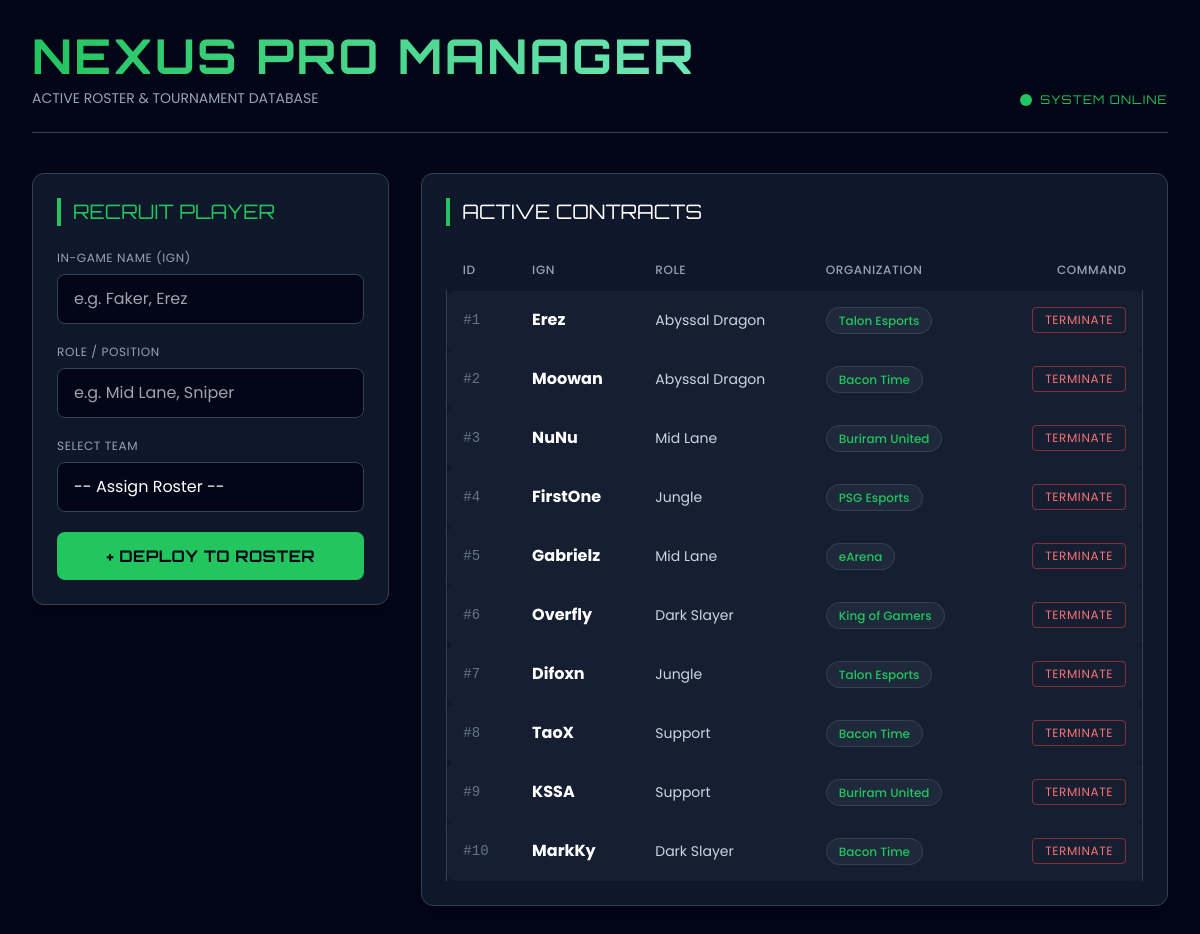
The page / on the database its author committed.
### tables this page shows
CREATE TABLE Players (
    player_id INTEGER PRIMARY KEY AUTOINCREMENT,
    ign TEXT UNIQUE NOT NULL,
    role TEXT,
    team_id INTEGER NOT NULL,
    FOREIGN KEY(team_id) REFERENCES Teams(team_id)
);

CREATE TABLE Teams (
    team_id INTEGER PRIMARY KEY AUTOINCREMENT,
    team_name TEXT NOT NULL,
    sponsor TEXT
);

### app.py (the view)
@app.route('/')
def index():
    conn = get_db_connection()
    players = conn.execute('''
        SELECT p.player_id, p.ign, p.role, t.team_name, t.team_id
        FROM Players p
        JOIN Teams t ON p.team_id = t.team_id
    ''').fetchall()
    teams = conn.execute('SELECT * FROM Teams').fetchall()
    conn.close()
    return render_template('index.html', players=players, teams=teams)

### app.py (called while the page is built)
def get_db_connection():
    conn = sqlite3.connect(DB_NAME)
    conn.row_factory = sqlite3.Row
    return conn

### templates/index.html (shortened to what this page needs)
<!DOCTYPE html>
<html lang="en">
<head>
    <script src="https://cdn.tailwindcss.com"></script>
</head>
<body class="bg-esport-darker text-slate-200 min-h-screen p-4 md:p-8">
    <div class="max-w-6xl mx-auto">
        <header class="mb-10 text-center md:text-left flex flex-col md:flex-row justify-between items-end border-b border-esport-gray pb-6">
            <div>
                <h1 class="text-4xl md:text-5xl font-bold text-transparent bg-clip-text bg-gradient-to-r from-esport-neon to-emerald-300 tracking-wider mb-2">
                </h1>
                <p class="text-slate-400 text-sm">ACTIVE ROSTER & TOURNAMENT DATABASE</p>
            </div>
            <div class="mt-4 md:mt-0 flex items-center space-x-2">
                <span class="h-3 w-3 rounded-full bg-esport-neon animate-pulse"></span>
                <span class="text-esport-neon text-xs tracking-widest brand-font">SYSTEM ONLINE</span>
            </div>
        </header>
        <div class="grid grid-cols-1 lg:grid-cols-3 gap-8">
            <div class="lg:col-span-1">
                <div class="bg-esport-dark rounded-xl p-6 neon-glow shadow-xl">
                    <h2 class="text-xl text-esport-neon mb-6 border-l-4 border-esport-neon pl-3">RECRUIT PLAYER</h2>
                    <form action="/add" method="POST" class="space-y-5">
                        <div>
                            <label class="block text-xs uppercase tracking-wider text-slate-400 mb-2">In-Game Name (IGN)</label>
                            <input type="text" name="ign" required
                                class="w-full bg-esport-darker border border-esport-gray rounded-lg px-4 py-3 text-white focus:outline-none focus:border-esport-neon focus:ring-1 focus:ring-esport-neon transition-colors"
                                placeholder="e.g. Faker, Erez">
                        </div>
                        <div>
                            <label class="block text-xs uppercase tracking-wider text-slate-400 mb-2">Role / Position</label>
                            <input type="text" name="role" required
                                class="w-full bg-esport-darker border border-esport-gray rounded-lg px-4 py-3 text-white focus:outline-none focus:border-esport-neon focus:ring-1 focus:ring-esport-neon transition-colors"
                                placeholder="e.g. Mid Lane, Sniper">
                        </div>
                        <div>
                            <label class="block text-xs uppercase tracking-wider text-slate-400 mb-2">Select Team</label>
                            <select name="team_id" required
                                class="w-full bg-esport-darker border border-esport-gray rounded-lg px-4 py-3 text-white focus:outline-none focus:border-esport-neon appearance-none transition-colors">
                                <option value="" disabled selected>-- Assign Roster --</option>
                            </select>
                        </div>
                        <button type="submit"
                            class="w-full mt-6 bg-esport-neon hover:bg-emerald-500 text-esport-darker font-bold py-3 px-4 rounded-lg brand-font tracking-wide transition-all duration-300 transform hover:-translate-y-1 hover:shadow-[0_0_15px_rgba(34,197,94,0.4)]">
                            + DEPLOY TO ROSTER
                        </button>
                    </form>
                </div>
            </div>
            <div class="lg:col-span-2">
                <div class="bg-esport-dark rounded-xl p-6 neon-glow shadow-xl min-h-[500px]">
                    <h2 class="text-xl text-white mb-6 border-l-4 border-esport-neon pl-3">ACTIVE CONTRACTS</h2>
                    <div class="overflow-x-auto">
                        <table class="w-full text-sm text-left">
                            <thead class="text-xs text-slate-400 uppercase tracking-wider">
                                <tr>
                                    <th scope="col" class="px-4 py-3 font-medium">ID</th>
                                    <th scope="col" class="px-4 py-3 font-medium">IGN</th>
                                    <th scope="col" class="px-4 py-3 font-medium">Role</th>
                                    <th scope="col" class="px-4 py-3 font-medium">Organization</th>
                                    <th scope="col" class="px-4 py-3 font-medium text-right">Command</th>
                                </tr>
                            </thead>
                            <tbody>
                                {% for player in players %}
                                <tr class="table-row">
                                    <td class="text-slate-500 font-mono">#{{ player['player_id'] }}</td>
                                    <td class="font-bold text-white text-base">{{ player['ign'] }}</td>
                                    <td class="text-slate-300">{{ player['role'] }}</td>
                                    <td>
                                        <span class="px-3 py-1 rounded-full bg-slate-800 border border-slate-700 text-xs text-esport-neon font-medium">
                                            {{ player['team_name'] }}
                                        </span>
                                    </td>
                                    <td class="text-right">
                                        <a href="/delete/{{ player['player_id'] }}"
                                           onclick="return confirm('Drop {{ player['ign'] }} from the roster? This cannot be undone.');"
                                           class="inline-block px-3 py-1 border border-red-500/50 text-red-400 hover:bg-red-500 hover:text-white rounded transition-colors text-xs uppercase tracking-wider">
                                            Terminate
                                        </a>
                                    </td>
                                </tr>
                                {% endfor %}
                            </tbody>
                        </table>
                    </div>
                </div>
            </div>
        </div>
    </div>
</body>
</html>

### templates/index.html (style rules this page uses)
body { font-family: 'Poppins', sans-serif; }
h1, h2, h3, .brand-font { font-family: 'Orbitron', sans-serif; }
.neon-glow { transition: all 0.3s ease; border: 1px solid #334155; }
table { border-collapse: separate; border-spacing: 0 8px; }
tr.table-row { background-color: rgba(30, 41, 59, 0.5); transition: all 0.2s; }
td { padding: 16px; border-top: 1px solid transparent; border-bottom: 1px solid transparent; }
td:first-child { border-left: 1px solid #334155; border-top-left-radius: 8px; border-bottom-left-radius: 8px; }
td:last-child { border-right: 1px solid #334155; border-top-right-radius: 8px; border-bottom-right-radius: 8px; }

### rows shown on the page
Players: player_id "1", ign "Erez", role "Abyssal Dragon", team_name "Talon Esports"
Players: player_id "2", ign "Moowan", role "Abyssal Dragon", team_name "Bacon Time"
Players: player_id "3", ign "NuNu", role "Mid Lane", team_name "Buriram United"
Players: player_id "4", ign "FirstOne", role "Jungle", team_name "PSG Esports"
Players: player_id "5", ign "Gabrielz", role "Mid Lane", team_name "eArena"
Players: player_id "6", ign "Overfly", role "Dark Slayer", team_name "King of Gamers"
Players: player_id "7", ign "Difoxn", role "Jungle", team_name "Talon Esports"
Players: player_id "8", ign "TaoX", role "Support", team_name "Bacon Time"
Players: player_id "9", ign "KSSA", role "Support", team_name "Buriram United"
Players: player_id "10", ign "MarkKy", role "Dark Slayer", team_name "Bacon Time"
